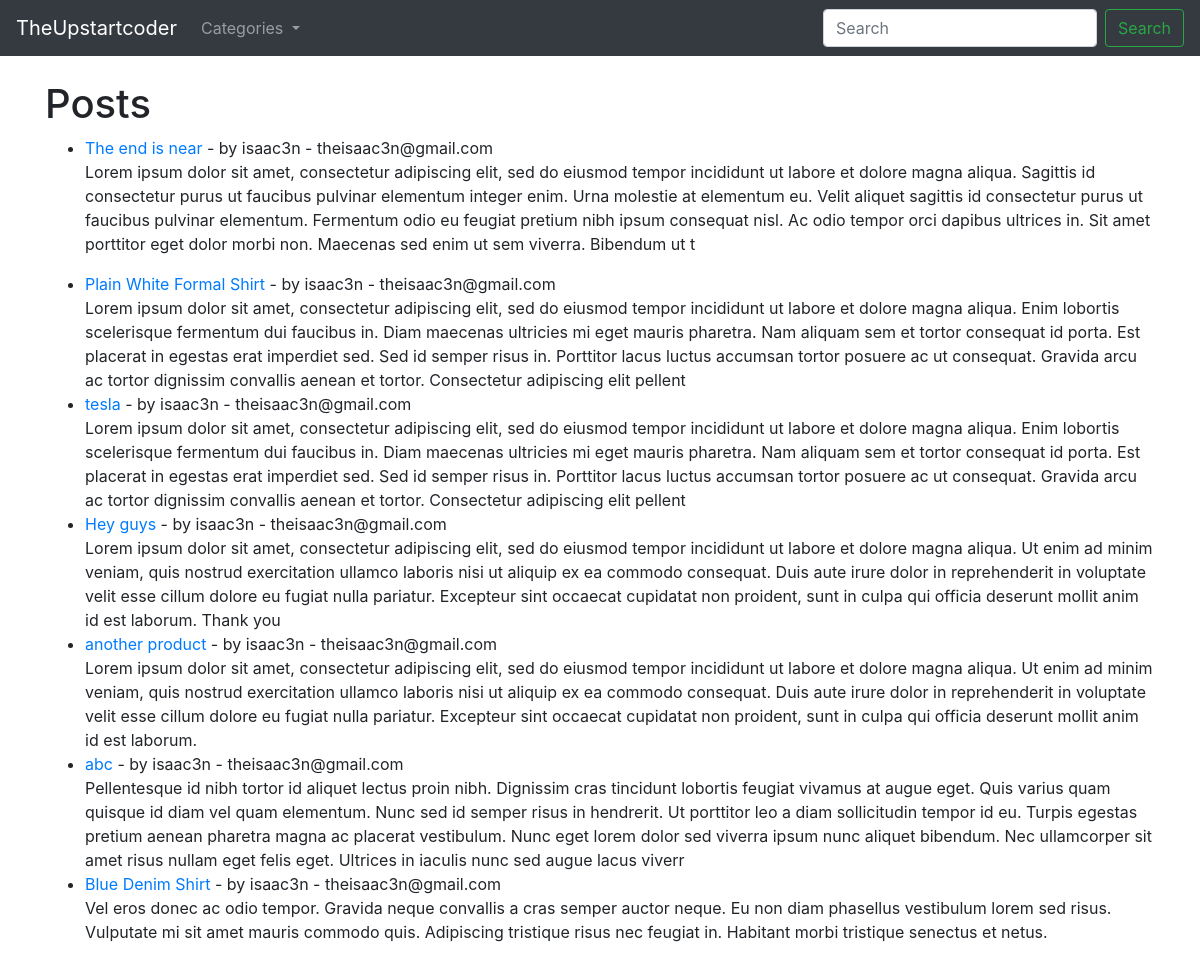
Before: / with the older database file.
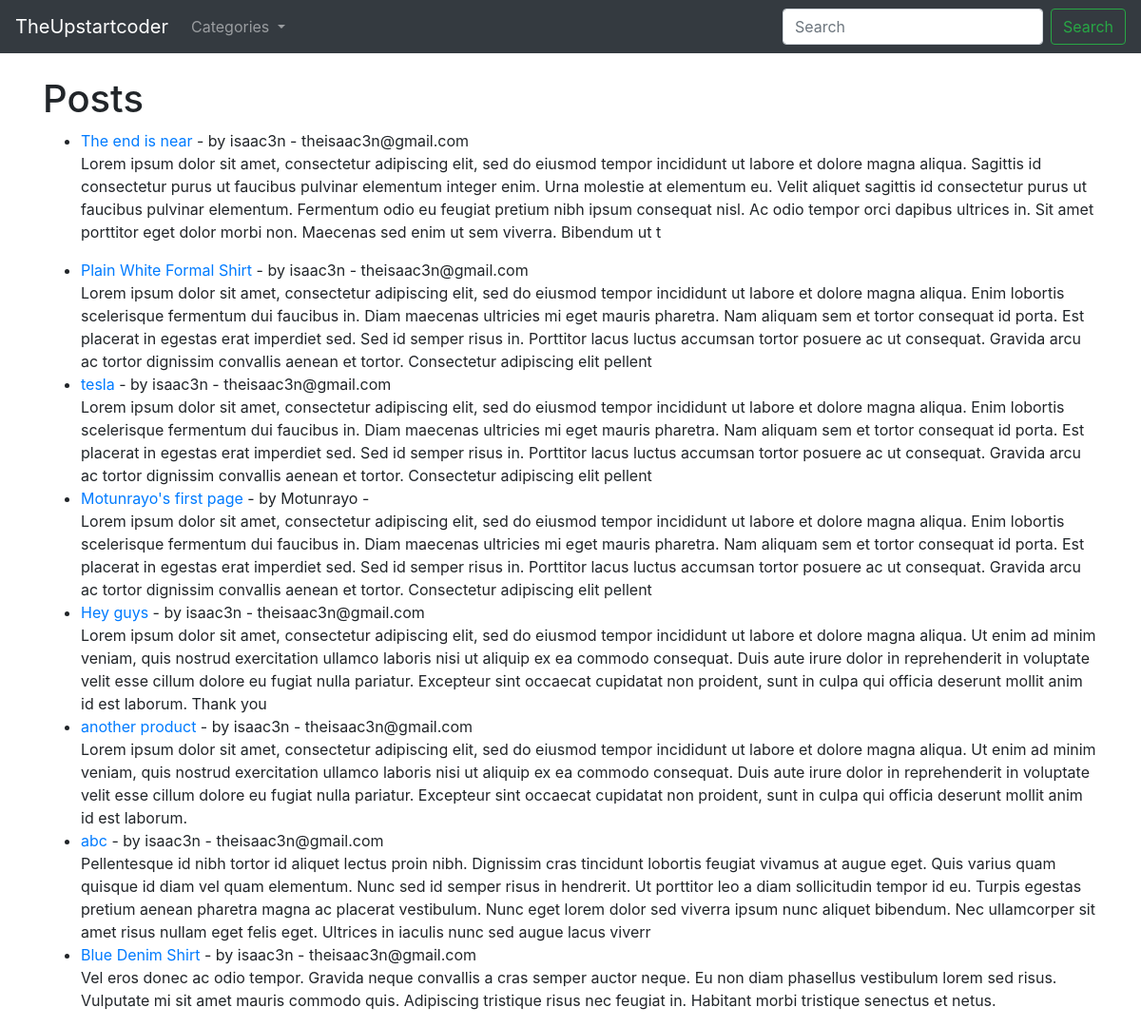
After: the same page with the newer database file.
### myblog/models.py (models this page shows, shortened)
class Post(models.Model):
    title = models.CharField(max_length=255)
    title_tag = models.CharField(max_length=25, default='TheUpstartcoder')
    author = models.ForeignKey(User, on_delete=models.CASCADE)
    body = models.TextField()
    pub_date =models.DateField(auto_now_add=True)
    category = models.CharField( max_length=255, default="coding")
    likes = models.ManyToManyField(User, related_name='blog_posts')

### myblog/views.py (the view)
# urls.py: path('', HomeView.as_view(), name ="home"),
class HomeView(ListView):
    model = Post
    template_name = 'home.html'
    ordering = ['-pub_date']
    def get_context_data(self, *args, **kwargs):
        cat_menu = Category.objects.all()
        context = super(HomeView, self).get_context_data(*args, **kwargs)
        context['cat_menu'] = cat_menu
        return context

### myblog/models.py (called while the page is built)
    def __str__(self):
        return self.name

### myblog/templates/home.html
{% extends 'base.html' %}
{% block content %}
<h1>Posts</h1>
<ul>
{% for post in object_list %}
    <li><a href="{% url 'articles' post.pk %} "> {{post.title }} </a>- by {{ post.author }} - {{ post.author.email }}<br>
        {{ post.body|slice:':500'|safe }}</li>
{% endfor %}
</ul>
{% endblock %}

Changed rows visible on the page:
added Post: title "Motunrayo's first page", author "Motunrayo", body "Lorem ipsum dolor sit amet, consectetur adipiscing elit, sed do eiusmod tempor incididunt ut labore et dolore magna aliqua. Enim lobortis scelerisque fermentum dui faucibus in. Diam maecenas ultricies mi eget mauris pharetra. Nam aliquam sem et tortor consequat id porta. Est placerat in egestas erat imperdiet sed. Sed id semper risus in. Porttitor lacus luctus accumsan tortor posuere ac ut consequat. Gravida arcu ac tortor dignissim convallis aenean et tortor. Consectetur adipiscing elit pellent"
